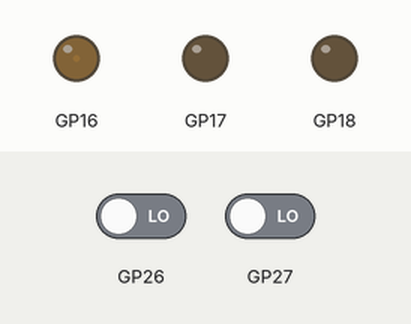
Bench run of a program on a simulated Raspberry Pi Pico running MicroPython. Shown: output pins drawn as LEDs (lit = HIGH). The inputs (shaded band) are chosen by the test bench; at power-on: GP26 LOW, GP27 LOW. What the program prints to the serial console is not drawn.

Above: at 16.2 s.
Timing chart, 0 to 17.7 s (numbered marks = the images above):
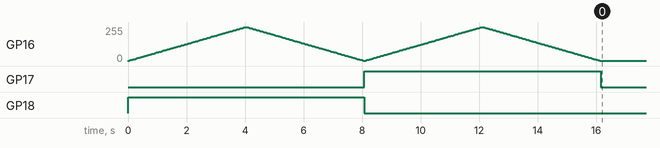

Measured:
- by itself, GP17: LOW → HIGH at 8.1 s, → LOW 8.1 s later
- by itself, GP18: LOW → HIGH at 0.00 s, → LOW 8.1 s later

The program:

sensored_motor_driver.py
```python
from mobile_base.motor_driver import MotorDriver
from machine import Pin


class SensoredMotorDriver(MotorDriver):
    def __init__(self, driver_ids, encoder_ids) -> None:
        super().__init__(*driver_ids)
        self.enc_a_pin = Pin(encoder_ids[0], Pin.IN)
        self.enc_b_pin = Pin(encoder_ids[1], Pin.IN)
        self.enc_a_pin.irq(
            trigger=Pin.IRQ_RISING | Pin.IRQ_FALLING, handler=self._update_counts_a
        )
        self.enc_b_pin.irq(
            trigger=Pin.IRQ_RISING | Pin.IRQ_FALLING, handler=self._update_counts_b
        )
        # variables
        self._enc_a_val = self.enc_a_pin.value()
        self._enc_b_val = self.enc_b_pin.value()
        self.prev_counts = 0

        # Init counts
        self.reset_encoder_counts()

    def _update_counts_a(self, pin):
        self._enc_a_val = pin.value()
        if self._enc_a_val == 1:
            if self._enc_b_val == 0:  # a=1, b=0
                self.encoder_counts += 1
            else:  # a=1, b=1
                self.encoder_counts -= 1
        else:
            if self._enc_b_val == 0:  # a=0, b=0
                self.encoder_counts -= 1
            else:  # a=0, b=1
                self.encoder_counts += 1

    def _update_counts_b(self, pin):
        self._enc_b_val = pin.value()
        if self._enc_b_val == 1:
            if self._enc_a_val == 0:  # b=1, a=0
                self.encoder_counts -= 1
            else:  # b=1, a=1
                self.encoder_counts += 1
        else:
            if self._enc_a_val == 0:  # b=0, a=0
                self.encoder_counts += 1
            else:  # b=0, a=1
                self.encoder_counts -= 1

    def reset_encoder_counts(self):
        self.encoder_counts = 0


if __name__ == "__main__":
    from utime import sleep

    # SETUP
    smd = SensoredMotorDriver((16, 18, 17), (26, 27))  # right
    #smd = SensoredMotorDriver((21, 19, 20), (6, 7))  # left

    # LOOP
    # for i in range(1000):  # for manual spin
    #     print(f"enc_cnt: {smd.encoder_counts}")
    #     sleep(4 / 100)  # 4 seconds to ramp up
    for i in range(100):
        smd.forward((i + 1) / 100)
        print(f"f, dc: {i}%, enc_cnt: {smd.encoder_counts}")
        sleep(4 / 100)  # 4 seconds to ramp up
    for i in reversed(range(100)):
        smd.forward((i + 1) / 100)
        print(f"f, dc: {i}%, enc_cnt: {smd.encoder_counts}")
        sleep(4 / 100)  # 4 seconds to ramp down
    # Backwardly ramp up and down
    for i in range(100):
        smd.backward((i + 1) / 100)
        print(f"b, dc: {i}%, enc_cnt: {smd.encoder_counts}")
        sleep(4 / 100)  # 4 seconds to ramp up
    for i in reversed(range(100)):
        smd.backward((i + 1) / 100)
        print(f"b, dc: {i}%, enc_cnt: {smd.encoder_counts}")
        sleep(4 / 100)  # 4 seconds to ramp down

    # TERMINATE THE CHICKEN NOODLE SOUP
    smd.disable()
    print("Motor driver disabled")
```

motor_driver.py
```python
from machine import Pin, PWM


class MotorDriver:
    def __init__(self, pwm_id, ina_id, inb_id, ):
        self.pwm_pin = PWM(Pin(pwm_id))
        self.pwm_pin.freq(2000)
        self.ina_pin = Pin(ina_id, Pin.OUT)
        self.inb_pin = Pin(inb_id, Pin.OUT)
        self.disable()

    def stop(self):
        self.pwm_pin.duty_u16(0)

    def forward(self, duty):
        assert 0 <= duty <= 1  # make sure dutycycle in [0, 1]
        self.ina_pin.on()
        self.inb_pin.off()
        self.pwm_pin.duty_u16(int(65535 * duty))

    def backward(self, duty):
        assert 0 <= duty <= 1  # make sure dutycycle in [0, 1]
        self.ina_pin.off()
        self.inb_pin.on()
        self.pwm_pin.duty_u16(int(65535 * duty))

    def disable(self):
        self.ina_pin.off()
        self.inb_pin.off()


if __name__ == "__main__":
    from time import sleep

    # SETUP
    # md = MotorDriver(pwm_id=16, ina_id=18, inb_id=17)  # right
    md = MotorDriver(pwm_id=21, ina_id=19, inb_id=20)  # left

    # LOOP
    for i in range(100):
        md.forward((i + 1) / 100)
        print(f"f, dc: {i}%")
        sleep(4 / 100)  # 4 seconds to ramp up
    for i in reversed(range(100)):
        md.forward((i + 1) / 100)
        print(f"f, dc: {i}%")
        sleep(4 / 100)  # 4 seconds to ramp down
    # Backwardly ramp up and down
    for i in range(100):
        md.backward((i + 1) / 100)
        print(f"b, dc: {i}%")
        sleep(4 / 100)  # 4 seconds to ramp up
    for i in reversed(range(100)):
        md.backward((i + 1) / 100)
        print(f"b, dc: {i}%")
        sleep(4 / 100)  # 4 seconds to ramp down

    # TERMINATE
    md.disable()
    print("Motor driver disabled")
```
